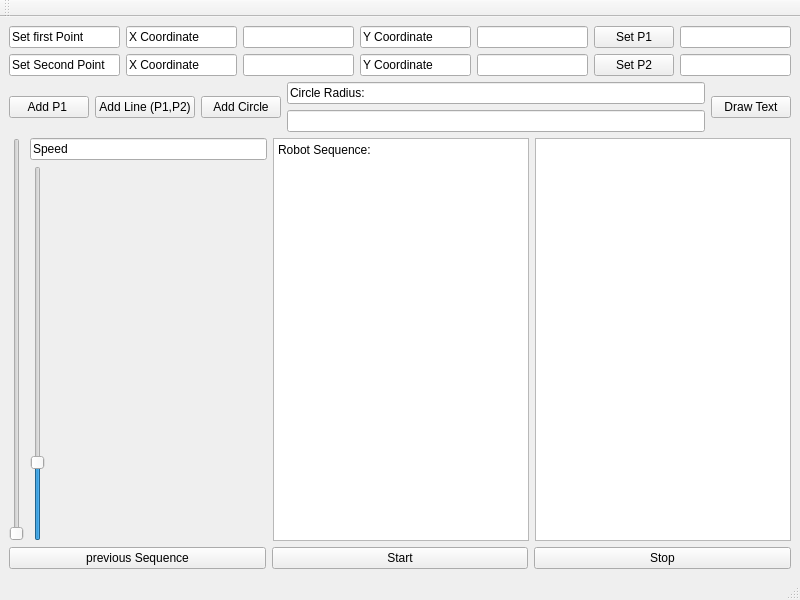
<?xml version="1.0" encoding="UTF-8"?>
<ui version="4.0">
 <class>RobotDrawUi</class>
 <widget class="QMainWindow" name="RobotDrawUi">
  <property name="geometry">
   <rect>
    <x>0</x>
    <y>0</y>
    <width>800</width>
    <height>600</height>
   </rect>
  </property>
  <property name="windowTitle">
   <string>MainWindow</string>
  </property>
  <widget class="QWidget" name="centralwidget">
   <layout class="QVBoxLayout" name="verticalLayout_3">
    <item>
     <layout class="QGridLayout" name="gridLayout">
      <item row="0" column="2">
       <widget class="QLineEdit" name="lineEdit_P1X"/>
      </item>
      <item row="0" column="1">
       <widget class="QLineEdit" name="lineEdit">
        <property name="text">
         <string>X Coordinate</string>
        </property>
       </widget>
      </item>
      <item row="1" column="4">
       <widget class="QLineEdit" name="lineEdit_P2Y"/>
      </item>
      <item row="0" column="4">
       <widget class="QLineEdit" name="lineEdit_P1Y"/>
      </item>
      <item row="0" column="0">
       <widget class="QLineEdit" name="lineEdit_3">
        <property name="text">
         <string>Set first Point</string>
        </property>
       </widget>
      </item>
      <item row="0" column="3">
       <widget class="QLineEdit" name="lineEdit_2">
        <property name="text">
         <string>Y Coordinate</string>
        </property>
       </widget>
      </item>
      <item row="1" column="1">
       <widget class="QLineEdit" name="lineEdit_8">
        <property name="text">
         <string>X Coordinate</string>
        </property>
       </widget>
      </item>
      <item row="1" column="0">
       <widget class="QLineEdit" name="lineEdit_4">
        <property name="text">
         <string>Set Second Point</string>
        </property>
       </widget>
      </item>
      <item row="1" column="5">
       <widget class="QPushButton" name="pushButton_setP2">
        <property name="text">
         <string>Set P2</string>
        </property>
       </widget>
      </item>
      <item row="1" column="2">
       <widget class="QLineEdit" name="lineEdit_P2X"/>
      </item>
      <item row="0" column="5">
       <widget class="QPushButton" name="pushButton_setP1">
        <property name="text">
         <string>Set P1</string>
        </property>
       </widget>
      </item>
      <item row="0" column="6">
       <widget class="QLineEdit" name="lineEdit_P1Data"/>
      </item>
      <item row="1" column="6">
       <widget class="QLineEdit" name="lineEdit_P2Data"/>
      </item>
      <item row="1" column="3">
       <widget class="QLineEdit" name="lineEdit_9">
        <property name="text">
         <string>Y Coordinate</string>
        </property>
       </widget>
      </item>
     </layout>
    </item>
    <item>
     <layout class="QHBoxLayout" name="horizontalLayout">
      <item>
       <widget class="QPushButton" name="pushButton_addP1">
        <property name="text">
         <string>Add P1 </string>
        </property>
       </widget>
      </item>
      <item>
       <widget class="QPushButton" name="pushButton_addLine">
        <property name="text">
         <string>Add Line (P1,P2)</string>
        </property>
       </widget>
      </item>
      <item>
       <widget class="QPushButton" name="pushButton_addCircle">
        <property name="text">
         <string>Add Circle</string>
        </property>
       </widget>
      </item>
      <item>
       <layout class="QVBoxLayout" name="verticalLayout">
        <item>
         <widget class="QLineEdit" name="lineEdit_6">
          <property name="text">
           <string>Circle Radius: </string>
          </property>
         </widget>
        </item>
        <item>
         <widget class="QLineEdit" name="lineEdit_Radius"/>
        </item>
       </layout>
      </item>
      <item>
       <widget class="QPushButton" name="pushButton">
        <property name="text">
         <string>Draw Text</string>
        </property>
       </widget>
      </item>
     </layout>
    </item>
    <item>
     <layout class="QHBoxLayout" name="horizontalLayout_2">
      <item>
       <widget class="QSlider" name="verticalSlider">
        <property name="maximum">
         <number>10</number>
        </property>
        <property name="orientation">
         <enum>Qt::Vertical</enum>
        </property>
       </widget>
      </item>
      <item>
       <layout class="QVBoxLayout" name="verticalLayout_2">
        <item>
         <widget class="QLineEdit" name="lineEdit_5">
          <property name="text">
           <string>Speed</string>
          </property>
         </widget>
        </item>
        <item>
         <widget class="QSlider" name="timerSpeedSlider">
          <property name="minimum">
           <number>4</number>
          </property>
          <property name="maximum">
           <number>1000</number>
          </property>
          <property name="value">
           <number>200</number>
          </property>
          <property name="orientation">
           <enum>Qt::Vertical</enum>
          </property>
         </widget>
        </item>
       </layout>
      </item>
      <item>
       <widget class="QTextEdit" name="textEdit_Sequence">
        <property name="html">
         <string>&lt;!DOCTYPE HTML PUBLIC &quot;-//W3C//DTD HTML 4.0//EN&quot; &quot;http://www.w3.org/TR/REC-html40/strict.dtd&quot;&gt;
&lt;html&gt;&lt;head&gt;&lt;meta name=&quot;qrichtext&quot; content=&quot;1&quot; /&gt;&lt;meta charset=&quot;utf-8&quot; /&gt;&lt;style type=&quot;text/css&quot;&gt;
p, li { white-space: pre-wrap; }
hr { height: 1px; border-width: 0; }
li.unchecked::marker { content: &quot;\2610&quot;; }
li.checked::marker { content: &quot;\2612&quot;; }
&lt;/style&gt;&lt;/head&gt;&lt;body style=&quot; font-family:'Segoe UI'; font-size:9pt; font-weight:400; font-style:normal;&quot;&gt;
&lt;p style=&quot; margin-top:0px; margin-bottom:0px; margin-left:0px; margin-right:0px; -qt-block-indent:0; text-indent:0px;&quot;&gt;Robot Sequence:&lt;/p&gt;&lt;/body&gt;&lt;/html&gt;</string>
        </property>
       </widget>
      </item>
      <item>
       <widget class="QTextEdit" name="textEdit_textInput"/>
      </item>
     </layout>
    </item>
    <item>
     <layout class="QHBoxLayout" name="horizontalLayout_3">
      <item>
       <widget class="QPushButton" name="pushButton_History">
        <property name="text">
         <string>previous Sequence</string>
        </property>
       </widget>
      </item>
      <item>
       <widget class="QPushButton" name="pushButtonStart">
        <property name="text">
         <string>Start</string>
        </property>
       </widget>
      </item>
      <item>
       <widget class="QPushButton" name="pushButtonDelete">
        <property name="text">
         <string>Stop</string>
        </property>
       </widget>
      </item>
     </layout>
    </item>
   </layout>
  </widget>
  <widget class="QMenuBar" name="menubar">
   <property name="geometry">
    <rect>
     <x>0</x>
     <y>0</y>
     <width>800</width>
     <height>21</height>
    </rect>
   </property>
  </widget>
  <widget class="QStatusBar" name="statusbar"/>
  <widget class="QToolBar" name="toolBar">
   <property name="windowTitle">
    <string>toolBar</string>
   </property>
   <attribute name="toolBarArea">
    <enum>TopToolBarArea</enum>
   </attribute>
   <attribute name="toolBarBreak">
    <bool>false</bool>
   </attribute>
  </widget>
 </widget>
 <resources/>
 <connections/>
</ui>
